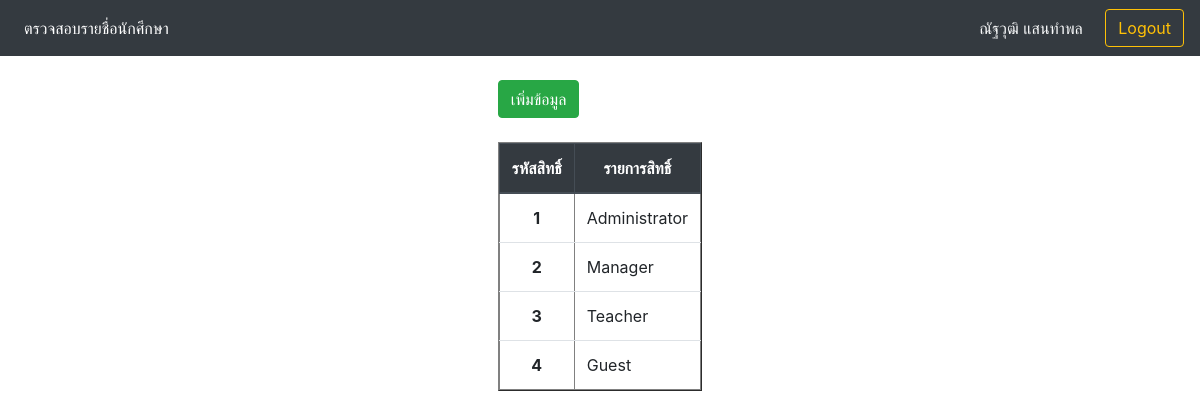
The app's page /level.php (signed in) with its own data.
### tables this page shows
CREATE TABLE `level` (
  `lvl_id` int(1) NOT NULL COMMENT 'รหัสระดับสิทธิ์',
  `lvl_name` varchar(200) NOT NULL COMMENT 'ระดับสิทธิ์'
);

### level.php (the view, shortened to what this page needs)
<!DOCTYPE html>
<?php
include_once("connect/connect.php");
$strSQL   = "SELECT * FROM level";
$objQuery = mysqli_query($conn,$strSQL);
?>
<html>
<head>
	<link rel="stylesheet" href="https://stackpath.bootstrapcdn.com/bootstrap/4.3.1/css/bootstrap.min.css">
</head>
<body>
	<nav class="navbar navbar-expand-lg bg-dark navbar-dark ">
		<div class="collapse navbar-collapse" id="navbarSupportedContent">
			<?php if ($_SESSION['Status'] == 1) { ?>
				<ul class="navbar-nav mr-auto">
					<li class="nav-item active">
						<a class="nav-link" href="chkview.php">ตรวจสอบรายชื่อนักศึกษา</a>
					</li>
					<li class="nav-item">
						<a class="nav-link" href="wrong.php">รายการความผิด</a>
					</li>
					<li class="nav-item">
						<a class="nav-link " href="member.php">รายชื่อครู</a>
					</li>
					<li class="nav-item">
						<a class="nav-link " href="student.php">รายชื่อนักศึกษา</a>
					</li>
					<li class="nav-item ">
						<a class="nav-link " href="report.php">รายงาน</a>
					</li>
					<!--<li class="nav-item">
				          <a class="nav-link " href="level.php">จัดการสิทธิ์</a>
				        </li>-->
				</ul>
			<?php } else { ?><ul class="navbar-nav mr-auto">
					<li class="nav-item active">
						<a class="nav-link" href="chkview.php">ตรวจสอบรายชื่อนักศึกษา</a>
					</li>
				</ul>
			<?php } ?>
			<form class="form-inline my-2 my-lg-0">
				<div class="text-light"><?= $_SESSION["Name"] ?>&nbsp;
				</div>
				<button class="btn btn-outline-warning my-2 my-sm-0" type="button" onclick="window.location.href='logout.php'">Logout</button>
			</form>
		</div>
	</nav>
	<div class="container"><br>
		<div class="row justify-content-md-center">
			<div class="col-auto">
				<form action="addwrong.php" method="POST" enctype="multipart/form-data" name="form1">
					<button type="button" class="btn btn-success">เพิ่มข้อมูล</button>
				</form>
				<table border="1" class="table table-hover table-responsive">
					<thead class="thead-dark">
						<tr align="center">
							<th scope="col">รหัสสิทธิ์</th>
							<th scope="col">รายการสิทธิ์</th>
						</tr>
					</thead>
					<tbody>
						<?php while ($objResult = mysqli_fetch_array($objQuery,MYSQLI_ASSOC)) { ?>
							<tr>
								<th scope="row" class="text-center"><?= $objResult["lvl_id"] ?></th>
								<td><?= $objResult["lvl_name"] ?></td>
							</tr>
						<?php } ?>
					</tbody>
				</table>
			</div>
		</div>
	</div>
</body>
</html>

### records on screen
level: lvl_id "1", lvl_name "Administrator"
level: lvl_id "2", lvl_name "Manager"
level: lvl_id "3", lvl_name "Teacher"
level: lvl_id "4", lvl_name "Guest"

### other values on screen
$_SESSION["Name"] "ณัฐวุฒิ แสนทำพล"
